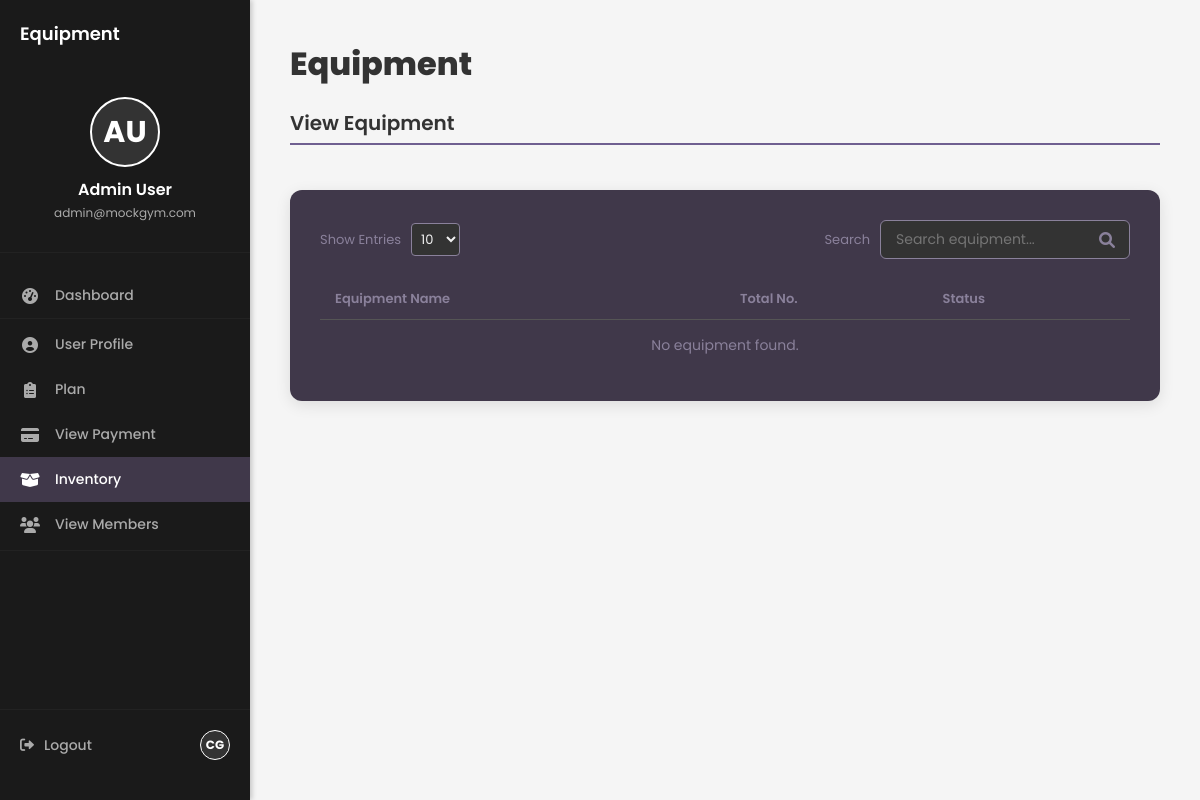
The app's page /inventory/, older data.
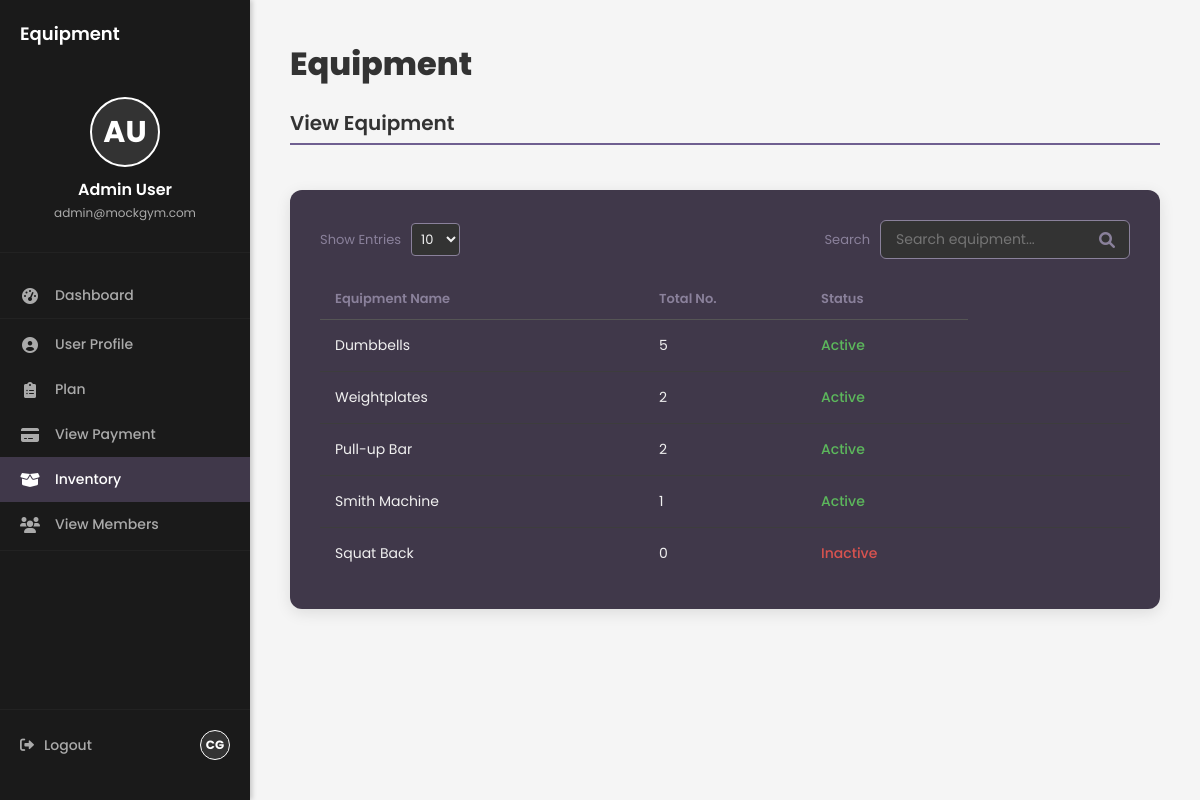
The same page, newer data.
### gymManagement/models.py (models this page shows, shortened)
class Equipment(models.Model):
    STATUS_CHOICES = [
        ('Active', 'Active'),
        ('Inactive', 'Inactive'),
    ]
    name = models.CharField(max_length=255)
    total_no = models.PositiveIntegerField()
    status = models.CharField(max_length=10, choices=STATUS_CHOICES, default='Active')

### gymManagement/views.py (the view)
# urls.py: path('inventory/', views.inventory, name='inventory'),
def inventory(request):
    equipment_list = Equipment.objects.all()
    return render(request, 'inventory.html', {'equipment_list': equipment_list})

### gymManagement/templates/inventory.html (shortened to what this page needs)
{% load static %}
<!DOCTYPE html>
<html lang="en">
<head>
    <link rel="stylesheet" href="https://cdnjs.cloudflare.com/ajax/libs/font-awesome/6.0.0-beta3/css/all.min.css">
</head>
<body>
    <aside class="sidebar">
        <div class="dashboard-header">Equipment</div>
        <div class="admin-profile-sidebar">
            <div class="avatar" id="sidebar-avatar-container">
                </div>
            <div class="admin-name" id="sidebar-admin-name">Loading...</div>
            <div class="admin-email" id="sidebar-admin-email">loading@example.com</div>
        </div>
        <div class="nav-links-container">
            <a class="nav-link" href="{% url 'admin_page' %}">
                <i class="fas fa-tachometer-alt"></i>
                <span>Dashboard</span>
            </a>
            <a class="nav-link" href="{% url 'pfp' %}">
                <i class="fas fa-user-circle"></i>
                <span>User Profile</span>
            </a>
            <a class="nav-link" href="{% url 'view_plan' %}">
                <i class="fas fa-clipboard-list"></i>
                <span>Plan</span>
            </a>
            <a class="nav-link" href="{% url 'view_payment' %}">
                <i class="fas fa-credit-card"></i>
                <span>View Payment</span>
            </a>
            <a class="nav-link active" href="{% url 'inventory' %}">
                <i class="fas fa-box-open"></i>
                <span>Inventory</span>
            </a>
            <a class="nav-link" href="{% url 'view_members' %}">
                <i class="fas fa-users"></i>
                <span>View Members</span>
            </a>
        </div>
        <div class="logout-section">
            <a class="logout-link" href="{% url 'index' %}" id="logout-button">
                <i class="fas fa-sign-out-alt"></i>
                <span>Logout</span>
            </a>
            <div class="bottom-logo">CG</div>
        </div>
    </aside>
   <div class="main-content">
        <h1 class="page-header">Equipment</h1>
        <div class="inventory-container">
            <div class="section-title">View Equipment</div>
            <div class="equipment-list-card">
                <div class="list-controls">
                    <div class="show-entries">
                        <label for="show-entries">Show Entries</label>
                        <select id="show-entries">
                            <option value="10">10</option>
                        </select>
                    </div>
                    <div class="search-box">
                        <label for="search-input">Search</label>
                        <input type="text" id="search-input" placeholder="Search equipment...">
                        <i class="fas fa-search"></i>
                    </div>
                </div>
                <div class="table-responsive">
                    <table class="equipment-table">
                        <thead>
                            <tr>
                                <th style="width: 40%;">Equipment Name</th>
                                <th style="width: 20%;">Total No.</th>
                                <th style="width: 20%;">Status</th>
                            </tr>
                        </thead>
                        <tbody id="equipment-table-body">
                            {% if equipment_list %}
                                {% for item in equipment_list %}
                                    <tr>
                                        <td>{{ item.name }}</td>
                                        <td>{{ item.total_no }}</td>
                                        <td class="{% if item.status == 'Active' %}status-active{% else %}status-inactive{% endif %}">{{ item.status }}</td>
                                        <td class="action-buttons">
                                        </td>
                                    </tr>
                                {% endfor %}
                            {% else %}
                                <tr>
                                    <td colspan="4" style="text-align: center; color: var(--color-table-header);">
                                        No equipment found.
                                    </td>
                                </tr>
                            {% endif %}
                        </tbody>
                    </table>
                </div>
            </div>
        </div>
    </div>
</body>
</html>

Row changes from the older to the newer data that the page shows:
added Equipment: name "Dumbbells", total_no "5", status "Active"
added Equipment: name "Weightplates", total_no "2", status "Active"
added Equipment: name "Pull-up Bar", total_no "2", status "Active"
added Equipment: name "Smith Machine", total_no "1", status "Active"
added Equipment: name "Squat Back", total_no "0", status "Inactive"
Text that changed along with them:
text no longer shown: "No equipment found."
